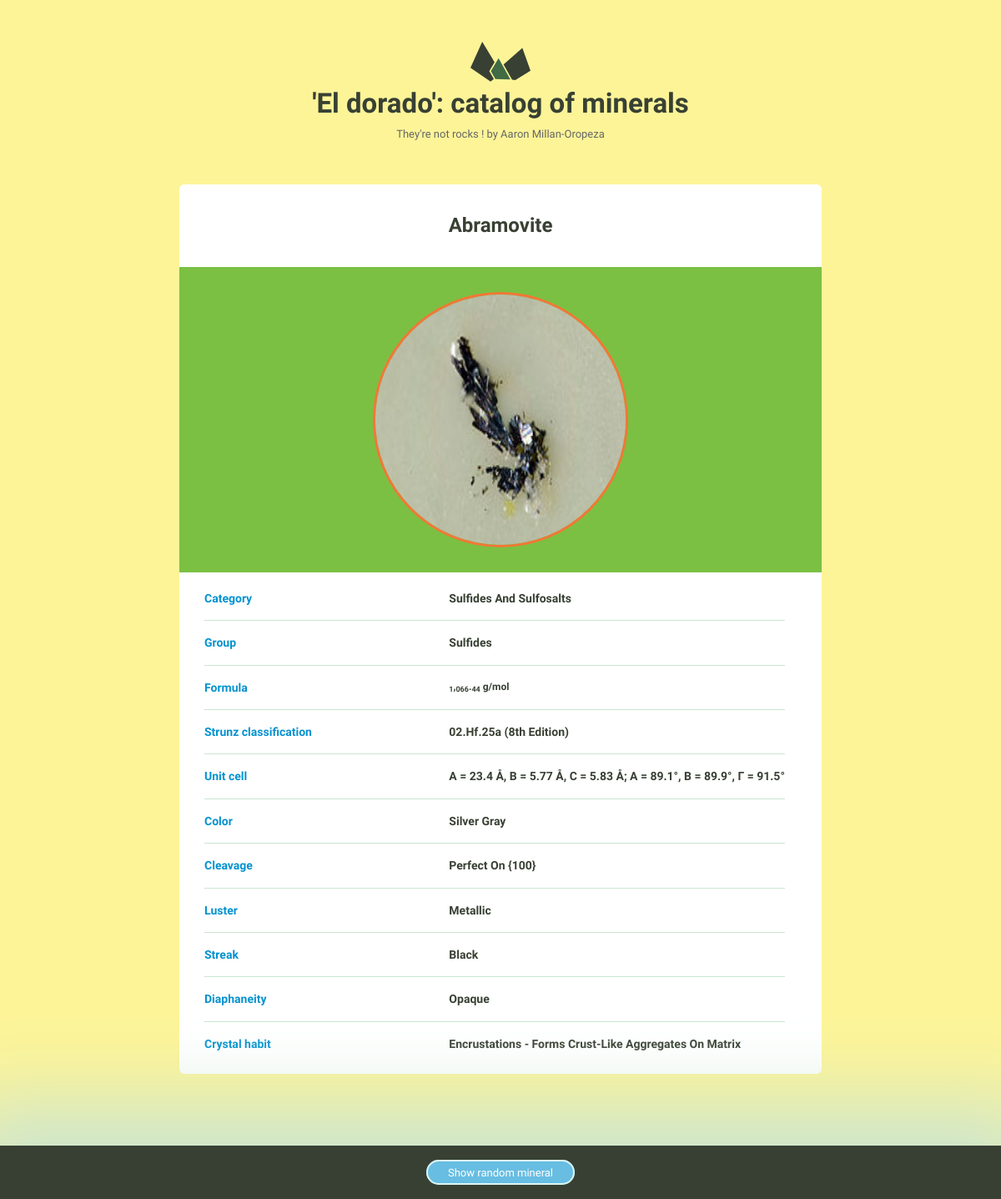
The page /index/4/ on the database its author committed.
### minerals/models.py (models this page shows)
class Mineral(models.Model):
    name = models.CharField(max_length=255)
    image_filename = models.FilePathField(path='/img')
    image_caption = models.TextField(null=True, blank=True)
    category = models.TextField(null=True, blank=True)
    formula = models.TextField(null=True, blank=True)
    strunz_classification = models.TextField(null=True, blank=True)
    crystal_system = models.TextField(null=True, blank=True)
    unit_cell = models.TextField(null=True, blank=True)
    color = models.TextField(null=True, blank=True)
    crystal_symmetry = models.TextField(null=True, blank=True)
    cleavage = models.TextField(null=True, blank=True)
    mohs_scale_hardness = models.TextField(null=True, blank=True)
    luster = models.TextField(null=True, blank=True)
    streak = models.TextField(null=True, blank=True)
    diaphaneity = models.TextField(null=True, blank=True)
    optical_properties = models.TextField(null=True, blank=True)
    refractive_index = models.TextField(null=True, blank=True)
    crystal_habit = models.TextField(null=True, blank=True)
    specific_gravity = models.TextField(null=True, blank=True)
    group = models.TextField(null=True, blank=True)

### minerals/views.py (the view)
# urls.py: path('<int:pk>/', views.mineral_details, name ='mineral_details'),
def mineral_details(request, pk):
    mineral = get_object_or_404(Mineral, pk=pk)
    rand_min = Mineral.objects.order_by('?').first()
    return render(request, 'mineral_details.html', {'mineral':mineral,
                                                    'rand_min':rand_min})

### minerals/templates/minerals/mineral_details.html (shortened to what this page needs)
{% extends 'layout.html' %}
{% load static from staticfiles %}
{% block extrahead %}
<link rel="stylesheet" href='{% static "css/mineral.css" %}'>
{% endblock %}
{% block content %}
<div class="grid-100 mineral__container">
  <h1 class="mineral__name">{{ mineral.name|title }} </h1>
  <div class="mineral__image-bg">
    <img class="mineral__image" src="{% static mineral.image_filename %}">
      <p class="mineral__caption">{{ mineral.image_caption|title }}</p>
  </div>
  <div class="mineral__table-container">
    <table class="mineral__table">
      <tr>
        <td class="mineral__category">Category</td>
        <td>{{ mineral.category|title }}</td>
      </tr>
      <tr>
        <td class="mineral__category">Group</td>
        <td>{{ mineral.group|title }}</td>
      </tr>
      <tr>
        <td class="mineral__category">Formula</td>
        <td class="mineral__formula">{{ mineral.formula|safe }}</td>
      </tr>
      {% if mineral.strunz_classification != NULL %}
        <tr>
          <td class="mineral__category">Strunz classification</td>
          <td>{{ mineral.strunz_classification|title }}</td>
        </tr>
      {% endif %}
      {% if mineral.unit_cell != NULL %}
        <tr>
          <td class="mineral__category">Unit cell</td>
          <td>{{ mineral.unit_cell|title }}</td>
        </tr>
      {% endif %}
      {% if mineral.color != NULL %}
        <tr>
          <td class="mineral__category">Color</td>
          <td>{{ mineral.color|title }}</td>
        </tr>
      {% endif %}
      {% if mineral.cleavage != NULL %}
        <tr>
          <td class="mineral__category">Cleavage</td>
          <td>{{ mineral.cleavage|title }}</td>
        </tr>
      {% endif %}
      {% if mineral.luster != NULL %}
        <tr>
          <td class="mineral__category">Luster</td>
          <td>{{ mineral.luster|title }}</td>
        </tr>
      {% endif %}
      {% if mineral.streak != NULL %}
        <tr>
          <td class="mineral__category">Streak</td>
          <td>{{ mineral.streak|title }}</td>
        </tr>
      {% endif %}
      {% if mineral.diaphaneity != NULL %}
        <tr>
          <td class="mineral__category">Diaphaneity</td>
          <td>{{ mineral.diaphaneity|title }}</td>
        </tr>
      {% endif %}
      {% if mineral.crystal_habit != NULL %}
        <tr>
          <td class="mineral__category">Crystal habit</td>
          <td>{{ mineral.crystal_habit|title }}</td>
        </tr>
      {% endif %}
    </table>
  </div>
</div>
{% endblock %}

### static/css/global.css (style rules this page uses)
html { font-family: sans-serif; -ms-text-size-adjust: 100%; -webkit-text-size-adjust: 100%; }
body { margin: 0; }
h1 { font-size: 2em; margin: 0.67em 0; }
sub { font-size: 75%; line-height: 0; position: relative; vertical-align: baseline; bottom: -0.25em; }
img { border: 0; }
table { border-collapse: collapse; border-spacing: 0; }
td, th { padding: 0; }
html { font-size: 62.5%; }
body { background-color: #CAE5D2; font-size: 1.5em; line-height: 1.6; font-weight: 400; font-family: "Cousine"; color: #666; }
.grid, .grid-5, .grid-10, .grid-15, .grid-20, .grid-25, .grid-30, .grid-33, .grid-35, .grid-40, .grid-45, .grid-50, .grid-55, .grid-60, .grid-65, .grid-66, .grid-70, .grid-75, .grid-80, .grid-90, .grid-95, .grid-100 { float: left; box-sizing: border-box; position: relative; }
.grid-100 { width: 100%; padding: 0 15px; }
h1, h2, h3, h4, h5, h6 { margin-top: 0; margin-bottom: 2rem; font-weight: bold; font-family: "Work Sans", sans-serif; color: #384033; }
h1 { font-size: 3.8rem; }
@media (min-width: 550px) { h1 { font-size: 3.8rem; } }
p { margin-top: 0; font-size: 1.6rem; }
th, td { padding: 15px; text-align: left; border-bottom: 1px solid #e1e1e1; }
th:first-child, td:first-child { padding-left: 0; }
th:last-child, td:last-child { padding-right: 0; }
table, p, ul { margin-bottom: 2.5rem; }
.mineral__container { background-color: #fff; border-radius: 6px; list-style: none; padding: 0; text-align: center; }
.mineral__name { display: block; width: 100%; margin: 0; font-size: 24px; padding: 30px 0 30px 0; }
.mineral__image { display: block; margin: 0 auto; border: solid 2px #CAE5D2; }
.mineral__image-bg { background-color: #ecfaf8; padding: 20px 0; }
.mineral__caption { font-size: 12px; font-style: italic; padding: 10px 0 0 0; margin: 0; }
.mineral__table { font-size: 14px; color: #384033; }
.mineral__table td { border-color: #CAE5D2; }
.mineral__table tr:last-of-type td { border-bottom: none; padding-bottom: 0; }
.mineral__table-container { padding: 5px 30px 0; }
.mineral__category { font-weight: bold; width: 40%; }
.mineral__formula { font-size: 12px; }

### static/css/mineral.css (style rules this page uses)
body { background-color: #fdf498; }
h1 { font-size: 2.2em; }
td { font-size: 1.2; font-weight: bold; }
.mineral__image-bg { background-color: #7BC043; }
.mineral__image { margin-top: 10px; width: 300px; height:300px; border-radius: 50%; border: 3px solid #f37736; }
.mineral__caption { font-size: 1.2em; font-weight: bold; color: black; }
.mineral__category { color: #0392cf }

### rows shown on the page
Mineral: name "Abramovite", image_filename (picture), category "Sulfides And Sulfosalts", group "Sulfides", formula "1 , 066 . 44 g/mol", strunz_classification "02.Hf.25a (8th Edition)", unit_cell "A = 23.4 Å, B = 5.77 Å, C = 5.83 Å; Α = 89.1°, Β = 89.9°, Γ = 91.5°", color "Silver Gray", cleavage "Perfect On {100}", luster "Metallic", streak "Black", diaphaneity "Opaque", crystal_habit "Encrustations - Forms Crust-Like Aggregates On Matrix"
